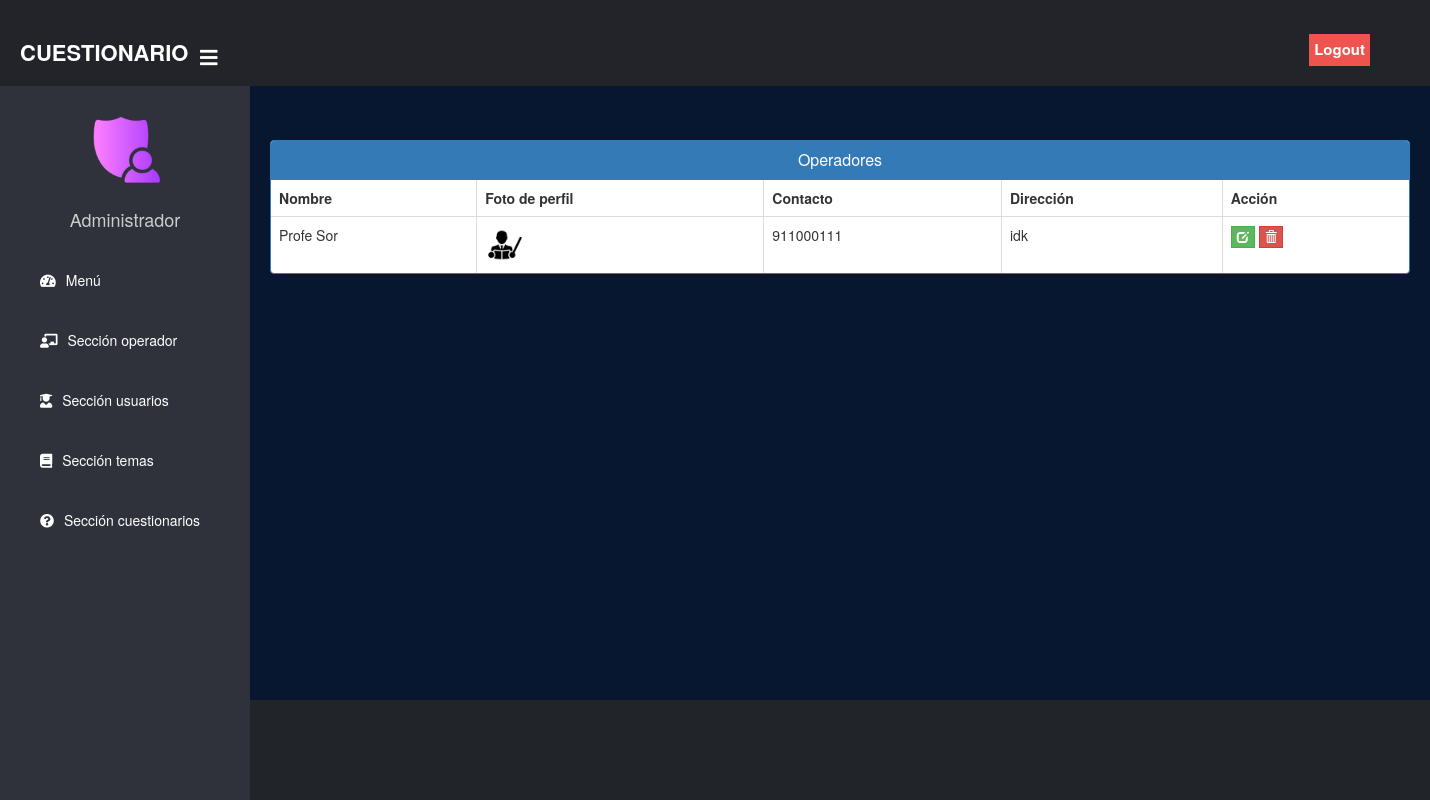
Page /admin-view-teacher (signed in) on the committed database.
### teacher/models.py (models this page shows, shortened)
class Teacher(models.Model):
    user=models.OneToOneField(User,on_delete=models.CASCADE)
    profile_pic= models.ImageField(upload_to='profile_pic/Teacher/',null=True,blank=True)
    address = models.CharField(max_length=40)
    mobile = models.CharField(max_length=20,null=False)
    status= models.BooleanField(default=False)
    salary=models.PositiveIntegerField(null=True)
    @property
    def get_name(self):
        return self.user.first_name+" "+self.user.last_name

### exam/views.py (the view)
# urls.py: path('admin-view-teacher', views.admin_view_teacher_view,name='admin-view-teacher'),
@login_required(login_url='adminlogin')
def admin_view_teacher_view(request):
    teachers= TMODEL.Teacher.objects.all().filter(status=True)
    return render(request,'exam/admin_view_teacher.html',{'teachers':teachers})

### templates/exam/admin_view_teacher.html (shortened to what this page needs)
{% extends 'exam/adminbase.html' %}
{% block content %}
{%load static%}
<head>
  <link href="//netdna.bootstrapcdn.com/bootstrap/3.0.0/css/bootstrap.min.css" rel="stylesheet" id="bootstrap-css">
</head>
<br><br>
<div class="container">
  <div class="panel panel-primary">
    <div class="panel-heading">
      <h6 class="panel-title">Operadores</h6>
    </div>
    <table class="table table-hover table-bordered" id="dev-table">
      <thead>
        <tr>
          <th>Nombre</th>
          <th>Foto de perfil</th>
          <th>Contacto</th>
          <th>Dirección</th>
          <th>Acción</th>
        </tr>
      </thead>
      {% for t in teachers %}
      <tr>
        <td> {{t.get_name}}</td>
        <td> <img src="{% static t.profile_pic.url %}" alt="Profile Pic" height="40px" width="40px" /></td>
        <td>{{t.mobile}}</td>
        <td>{{t.address}}</td>
        <td><a class="btn btn-success btn-xs" style="border-radius: 0%;" href="{% url 'update-teacher' t.id  %}"><span class="glyphicon glyphicon-edit"></span></a>
        <a class="btn btn-danger btn-xs" style="border-radius: 0%;" href="{% url 'delete-teacher' t.id  %}"><span class="glyphicon glyphicon-trash"></span></a></td>
      </tr>
      {% endfor %}
    </table>
  </div>
</div>
<br><br><br><br><br><br>
{% endblock content %}

### templates/exam/adminbase.html (style rules this page uses)
a:link { text-decoration: none; }
body { margin: 0; padding: 0; font-family: "Gill Sans", sans-serif;; }

### templates/exam/admin_view_teacher.html (style rules this page uses)
a:link { text-decoration: none; }
h6 { text-align: center; }

### rows in the picture
Teacher: get_name "Profe Sor", profile_pic (picture), mobile "911000111", address "idk"
